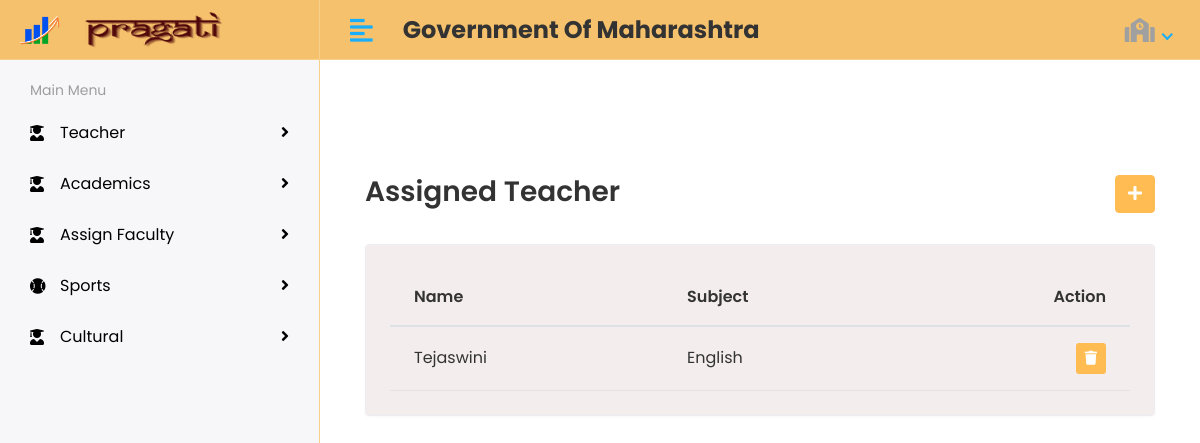
/school/view_assigned_teachers/ (signed in), run on an earlier commit of the app's database.
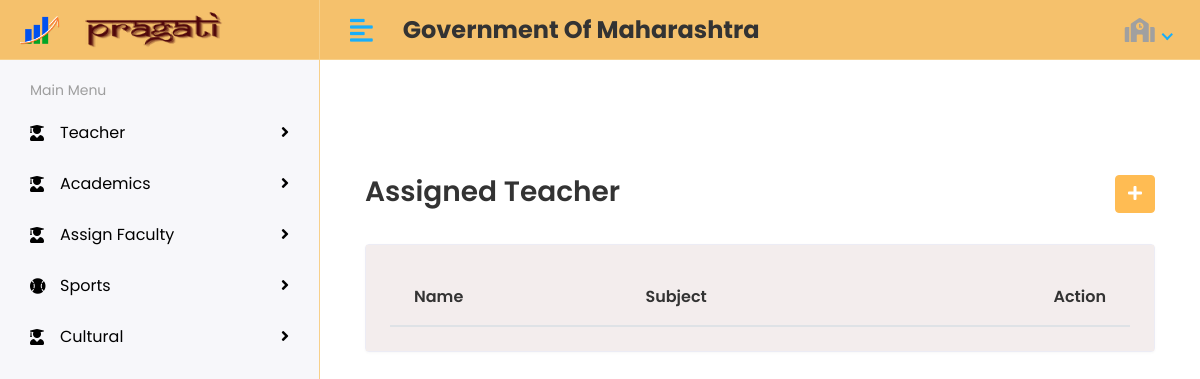
And on a later commit of the database.
### school/models.py (models this page shows, shortened)
class SchoolAssignedTeacher(models.Model):
    course_name=models.ForeignKey( school_class_subject, on_delete=models.CASCADE)
    course_teacher=models.ForeignKey( Teacher, on_delete=models.CASCADE)
    course_school=models.ForeignKey( School, on_delete=models.CASCADE)
    course_session=models.CharField(max_length =255,null=True,blank=True)

class Teacher(models.Model):
    t_name=models.CharField(max_length =255, null=True,blank=True)
    t_school =models.ForeignKey( School,on_delete=models.CASCADE)
    t_info= models.ForeignKey(settings.AUTH_USER_MODEL,db_index=True,on_delete =models.CASCADE)

class school_class_subject(models.Model):
    subject_info=models.ForeignKey( GovtSubject, on_delete=models.CASCADE, null=True,blank=True)
    subject_school=models.ForeignKey( School, on_delete=models.CASCADE, null=True,blank=True,)

### authapp/models.py (models this page shows, shortened)
class GovtSubject(models.Model):
    subject_name=models.CharField(max_length =255, null=True,blank=True)
    subject_class=models.CharField(max_length =255, null=True,blank=True,choices=CLASS_CHOICES)
    subject_learning=models.IntegerField(null=True,blank=True,default=0)

### school/views.py (the view)
# urls.py: path('view_assigned_teachers/',views.view_assigned_teachers,name='view_assigned_teachers' ),
def view_assigned_teachers(request):
        subjects=SchoolAssignedTeacher.objects.filter(course_school__s_info__email=request.user)
        for i in subjects:
            print(i.course_name.subject_info.subject_name)
        context={
            'subjects': subjects
        }
        return render(request,'school/view_assigned_teachers.html',context)

### school/templates/school/view_assigned_teachers.html (shortened to what this page needs)
{% extends 'base.html' %}
{% load static %}
{% block content %}
<div class="content container-fluid">
    <div class="page-header">
      <div class="row align-items-center">
        <div class="col">
          <h3 class="page-title">Assigned Teacher</h3>
        </div>
        <div class="col-auto text-right float-right ml-auto">
          <a href="add-student.html" class="btn btn-primary"><i class="fas fa-plus"></i></a>
        </div>
      </div>
    </div>
    <div class="row">
      <div class="col-sm-12">
        <div class="card card-table">
          <div class="card-body">
            <div class="table-responsive">
              <table class="table table-hover table-center mb-0 datatable">
                <thead>
                  <tr>
                    <th>Name</th>
                    <th>Subject</th>
                    <th class="text-right">Action</th>
                  </tr>
                </thead>
                <tbody>
                    {% for i in subjects %}
                  <tr>
                    <td>{{i.course_teacher.t_name}}</td>
                    <td>{{i.course_name.subject_info.subject_name}}</td>
                    <td class="text-right">
                      <div class="actions">
                        <a  class="btn btn-sm bg-danger-light">
                          <i class="fas fa-trash"></i>
                      </a>
                      </div>
                    </td>
                  </tr>
                    {% endfor %}
                </tbody>
              </table>
            </div>
          </div>
        </div>
      </div>
    </div>
  </div>
{% endblock %}

What changed in the data, as far as the page shows it:
removed SchoolAssignedTeacher: course_teacher.t_name "Tejaswini", course_name.subject_info.subject_name "English"
